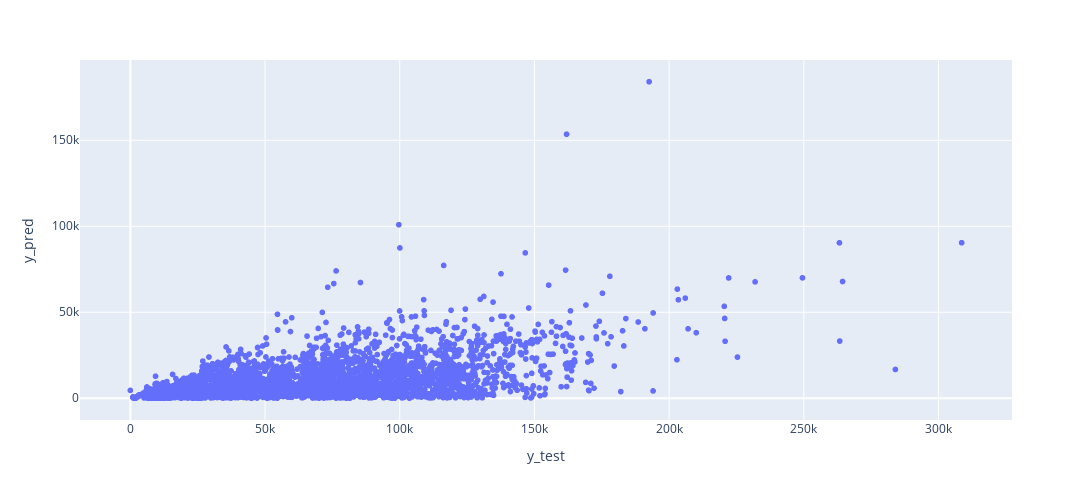

Notebook code cell kept with this figure:
### Markdown cell above
One final thing we are going to play with in 3.1. Logging the dependent variable is useful for a few reasons we have or will discuss in class (depending on when you're reading this). But it's also sometimes useful to log *independent* variables as well. Below, redo the same analysis as above, but after logging the non-temporal continuous variables (i.e. all the continuous variables except ```created_utc```). Use these as predictors instead of the original continuous variables. **Note: Perform the logging before you rescale the variables. Also, you should add 1 as we did for the dependent variable above**.

- **3.1.7** - What is the new RMSE with the logged independent variables?
- **3.1.8** - How did this compare to the old RMSE? Why do you think that is? Hint: It may help to re-plot the same figure as you did in 3.1.5, but with the new model, in order to answer this question.

### Code cell
# Code for 3.1.7 here
CONTINUOUS_VARS = ["total_awards_received", "gilded", "num_comments", "num_crossposts"]
for var in CONTINUOUS_VARS:
    # Write your code here to make sure the boolean variables are formatted as integers, as is required by sklearn
    part3_data[var] = np.log(part3_data[var]+1)

part3_data = part3_data.reset_index()

# First, rescale the continuous variables
continuous_rescaled_X = StandardScaler().fit_transform(part3_data[CONTINUOUS_VARS].values)
regression_df = pd.DataFrame(continuous_rescaled_X, columns = [CONTINUOUS_VARS])
for col in ['year', 'is_self', 'is_video', 'locked', 'over_18']:
    regression_df[col] = part3_data[col]

# Now, we can use our function above to get the onehotencoding for the subreddits ... go ahead!
encoded_data, encoder_categories = onehot_encode_var(part3_data, 'subreddit_name_prefixed')
# Now you can combine all of your features into a single feature matrix. Call it X
regression_df = regression_df.join(encoded_data)

X = regression_df.to_numpy()

# And create your outcome variable, call it y
y = np.log(part3_data['ups'] + 1)
# Don't change this line!
X_train, X_test, y_train, y_test = train_test_split(X, y, 
                                                    test_size=0.2, 
                                                    random_state=1)

# fit a linear regression model, with an intercept
lr = LinearRegression(fit_intercept=True)
lr.fit(X_train,y_train)
print('Intercept: ' + str(lr.intercept_))
# Compute RMSE
y_pred = lr.predict(X_test)
rmse = metrics.mean_squared_error(y_test, y_pred)
print('RMSE of Linear Regression (with logged values): ' + str(rmse))


data_plot_df = {'y_test':np.exp(y_test),'y_pred':abs(np.exp(y_test) - np.exp(y_pred))}
plot_df = pd.DataFrame(data_plot_df)
plot_df = plot_df.reset_index()
print(plot_df.head())
fig = px.scatter(data_frame = plot_df, x = 'y_test', y = 'y_pred', width = 1200, height=500)
fig.show()

### Figure 1 — Plotly figure (JSON) as saved in the notebook; plotly's stock layout.template omitted (floating-point values rounded to 4 significant figures; data arrays with more than 128 entries replaced by an {"elided": "..."} marker saying what was removed)
{"data": [{"hovertemplate": "y_test=%{x}<br>y_pred=%{y}<extra></extra>", "legendgroup": "", "marker": {"color": "#636efa", "symbol": "circle"}, "mode": "markers", "name": "", "showlegend": false, "type": "scattergl", "x": {"elided": "4513 float values"}, "xaxis": "x", "y": {"elided": "4513 float values"}, "yaxis": "y"}], "layout": {"height": 500, "legend": {"tracegroupgap": 0}, "margin": {"t": 60}, "width": 1200, "xaxis": {"anchor": "y", "domain": [0, 1], "title": {"text": "y_test"}}, "yaxis": {"anchor": "x", "domain": [0, 1], "title": {"text": "y_pred"}}}}
